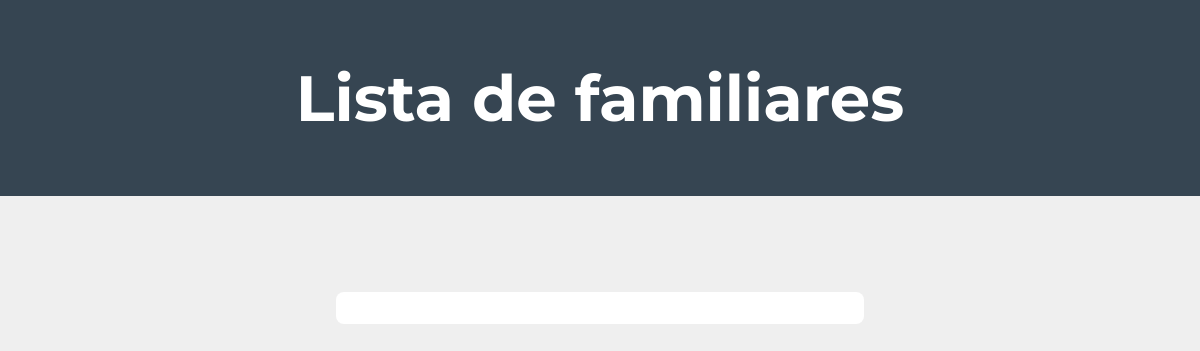
The page /ver-familiares/ on the database as committed earlier.
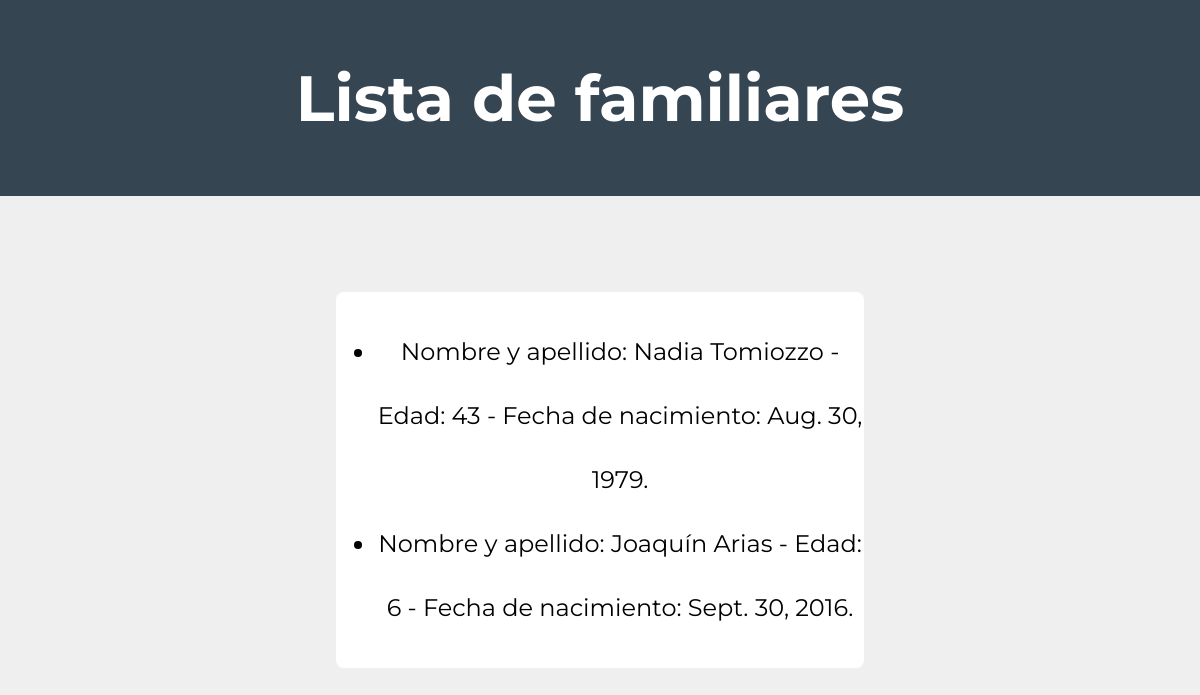
The same page on the database as committed later.
### AppMVTValentinaArias/models.py (models this page shows)
class Familiar(models.Model):
    nombre = models.CharField(max_length=50)
    apellido = models.CharField(max_length=50)
    edad = models.IntegerField()
    fecha_nacimiento = models.DateField()

### AppMVTValentinaArias/views.py (the view)
# urls.py: path('ver-familiares/', lista_familiares, name="ver_familiares"),
def lista_familiares(request):
    lista = Familiar.objects.all()
    return render(request, "mostrar-familiares.html", {"lista_familiares": lista})

### AppMVTValentinaArias/templates/mostrar-familiares.html (shortened to what this page needs)
<!DOCTYPE html>
<html lang="en">
<head>
    {% load static %}
    <link href="{% static 'css/mostrar-familiares.css' %}"  rel="stylesheet" >
</head>
<body>
    <header>
        <h1>Lista de familiares</h1>
    </header>
    <section class="container">
        <article>
            <ul>
                {% for familiar in lista_familiares %}
                    <li>Nombre y apellido: {{familiar.nombre}} {{familiar.apellido}} - Edad: {{familiar.edad}} - Fecha de nacimiento: {{familiar.fecha_nacimiento}}.</li>
                {% endfor %}
            </ul>
        </article>
    </section>
</body>
</html>

### AppMVTValentinaArias/static/css/mostrar-familiares.css (style rules this page uses)
html { font-family: 'Montserrat', sans-serif; }
body { margin: 0px; background-color: #efefef; }
header { background-color: #364552; color: white; padding: 1rem 1rem; margin-bottom: 5rem; }
header h1 { font-size: 4rem; text-align: center; }
.container { padding: 1rem 1rem; text-align: center; }
section article { background-color: #fff; margin: 0rem 20rem; border-radius: 0.5rem; padding: 0.25rem 0; font-size: 1.5rem; line-height: 4rem; }

Rows that differ between the two databases and show on the page:
added Familiar: nombre "Nadia", apellido "Tomiozzo", edad "43", fecha_nacimiento "Aug. 30, 1979"
added Familiar: nombre "Joaquín", apellido "Arias", edad "6", fecha_nacimiento "Sept. 30, 2016"
